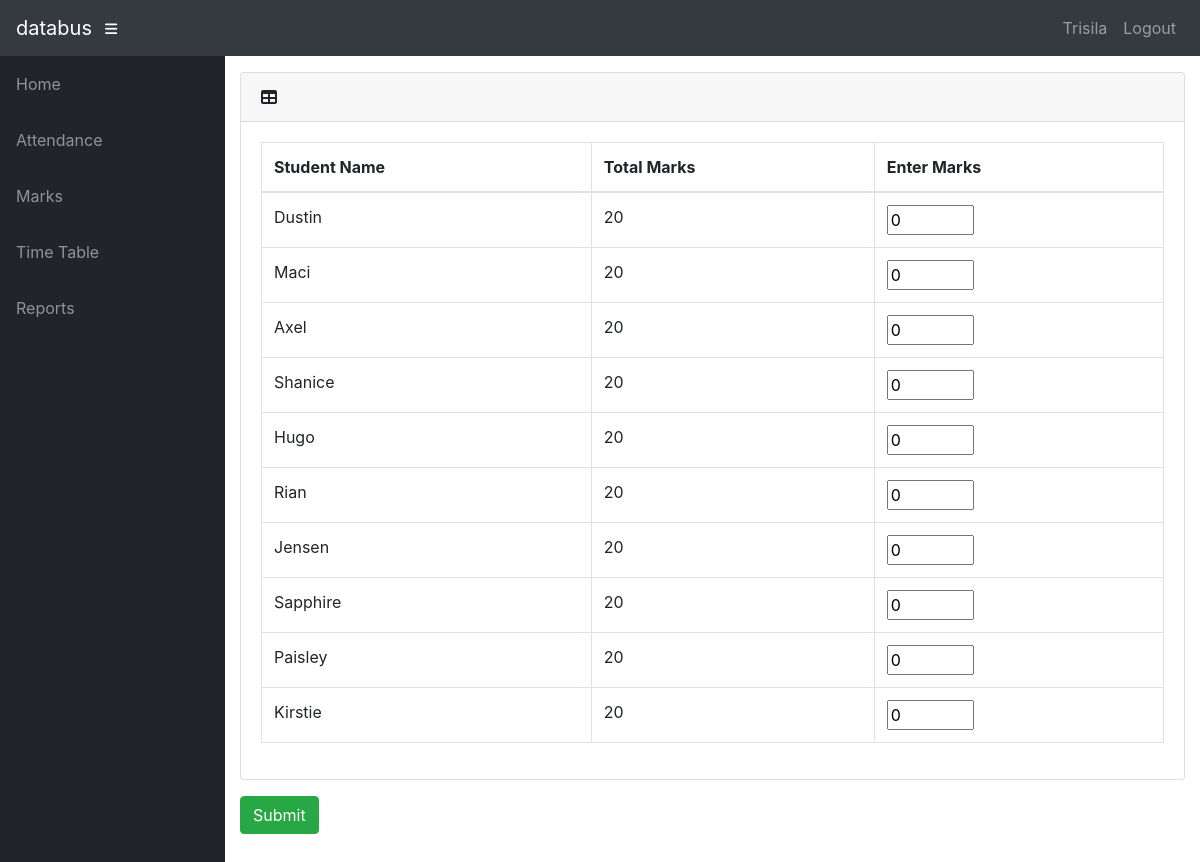
/info/teacher/151/marks_entry/ (signed in), run on an earlier commit of the app's database.
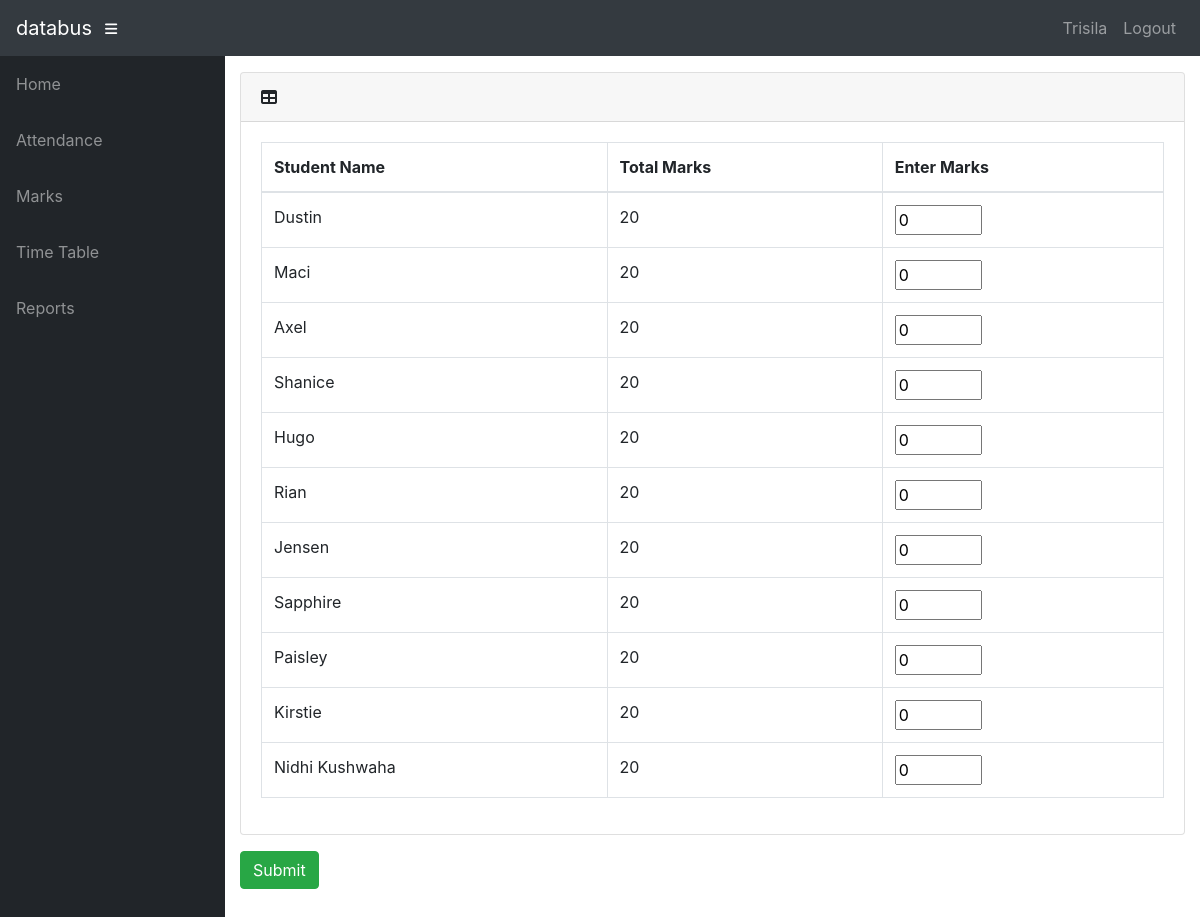
And on a later commit of the database.
### info/models.py (models this page shows, shortened)
class Student(models.Model):
    user = models.OneToOneField(User, on_delete=models.CASCADE, null=True)
    class_id = models.ForeignKey(Class, on_delete=models.CASCADE, default=1)
    USN = models.CharField(primary_key='True', max_length=100)
    name = models.CharField(max_length=200)
    sex = models.CharField(max_length=50, choices=sex_choice, default='Male')
    DOB = models.DateField(default='1998-01-01')

class MarksClass(models.Model):
    assign = models.ForeignKey(Assign, on_delete=models.CASCADE)
    name = models.CharField(max_length=50, choices=test_name, default='Internal test 1')
    status = models.BooleanField(default='False')
    class Meta:
        unique_together = (('assign', 'name'),)
    @property
    def total_marks(self):
        if self.name == 'Semester End Exam':
            return 100
        return 20

### info/views.py (the view)
@login_required()
def t_marks_entry(request, marks_c_id):
    mc = get_object_or_404(MarksClass, id=marks_c_id)
    ass = mc.assign
    c = ass.class_id
    context = {
        'ass': ass,
        'c': c,
        'mc': mc,
    }
    return render(request, 'info/t_marks_entry.html', context)

### info/models.py (called while the page is built)
    @property
    def is_student(self):
        if hasattr(self, 'student'):
            return True
        return False

    @property
    def is_teacher(self):
        if hasattr(self, 'teacher'):
            return True
        return False

### info/templates/info/t_marks_entry.html (shortened to what this page needs)
{% extends 'info/base.html' %}
{% block content %}
{% if c.student_set.all %}
<form action="{% url 'marks_confirm' mc.id %}" method="post">
    <div class="card mb-3">
        <div class="card-header">
          <i class="fas fa-table"></i>
         <b>{{ dept1.name }}</b></div>
        <div class="card-body">
          <div class="table-responsive">
            <table class="table table-bordered" id="dataTable" width="100%" cellspacing="0">
              <thead>
                <tr>
                    <th>Student Name</th>
                    <th>Total Marks</th>
                    <th>Enter Marks</th>
                </tr>
              </thead>
                <tbody>
                {% for s in c.student_set.all %}
                    <tr>
                    <td>{{s.name}}</td>
                    <td>{{ mc.total_marks }}</td>
                    <td>
                        <input type="number" name="{{ s.USN }}" min="0" max="{{ mc.total_marks }}" value="0">
                    </td>
                    </tr>
                {% endfor %}
                </tbody>
            </table>
          </div>
        </div>
      </div>
    <input class="btn btn-success" type="submit" value="Submit">
</form>
{% else %}
    <p>No students in Class</p>
{% endif %}
{% endblock %}

What changed in the data, as far as the page shows it:
added Student: name "Nidhi Kushwaha", {{ mc.total_marks }} "20"
